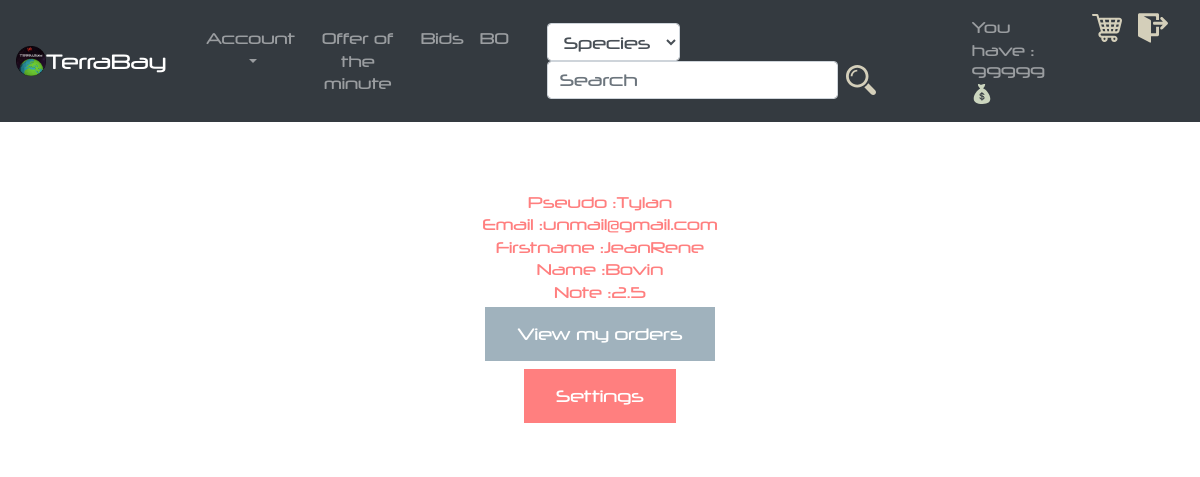
Screenshot of /controller/account_controller.php (signed in) with the database file from the repository.
### tables this page shows
CREATE TABLE IF NOT EXISTS `users` (
  `id_user` INT(11) NOT NULL AUTO_INCREMENT,
  `pseudo` VARCHAR(45) NOT NULL,
  `email` VARCHAR(45) NOT NULL,
  `firstname` VARCHAR(45) NOT NULL,
  `name` VARCHAR(45) NOT NULL,
  `note` DECIMAL(2,1) NOT NULL DEFAULT '2.5',
  `vote_nbr` INT(11) NULL DEFAULT 1,
  `password` VARCHAR(45) NOT NULL,
  `balance` DECIMAL(65,2) NOT NULL DEFAULT '2500.00',
  `status` ENUM('user', 'admin') NOT NULL DEFAULT 'user',
  `photo_path` VARCHAR(100) NULL,
  PRIMARY KEY (`id_user`));

### controller/account_controller.php (the view, shortened to what this page needs)
<?php
	include("../view/header.php");
	include("../view/account.php");
	echo "<center><h2>Your account informations</h2></center>
				<div id='box1'><br>";
	require_once("../controller/db_connexion.php");
  	$data = $db_connexion->query("SELECT * FROM users WHERE pseudo='".$_SESSION["pseudo"]."'")->fetch();
  	echo "Pseudo :".$data["pseudo"]."<br>
        	Email :".$data["email"]."<br>";
	$firstname = $data["firstname"];
	$name = $data["name"];
	$quote = [$firstname , $name];
	$firstname = $quote[0];
	$name = $quote[1];
	echo "Firstname :".$firstname."<br>
	Name :".$name."<br>
	Note :".$data["note"]."<br>";
	echo '<a href="../controller/controller_orders.php"><button class="button1" >View my orders</button></a>';
		echo "<form action='./account_settings.php' method='GET'>
						<button class='button2'>Settings</button>
					</form>";
		echo "<br>";
?>

### view/css/style.css (style rules this page uses)
body { background-image: url("../../view/images/background1.jpg"); background-size: 100%; color : white; overflow-X:hidden; font-family: "neuropol"; font-size: 15px; background-attachment: fixed; }
h2 { font-family: "telemarines"; }
#box1 { background-color :white; opacity: 0.5; border-radius: 5px; width :30%; text-align : center; margin:auto; color:red; }
.button1 { background-color: #43677d; border: none; color: white; padding: 15px 32px; text-align: center; text-decoration: none; display: inline-block; font-size: 16px; margin: 4px 2px; cursor: pointer; -webkit-transition-duration: 0.4s; transition-duration: 0.4s; opacity: 1; }
.button2 { background-color: red; border: none; color: white; padding: 15px 32px; text-align: center; text-decoration: none; display: inline-block; font-size: 16px; margin: 4px 2px; cursor: pointer; -webkit-transition-duration: 0.4s; transition-duration: 0.4s; opacity: 1; }

### rows the page displays
users: pseudo "Tylan", email "unmail@gmail.com", firstname "JeanRene", name "Bovin", note "2.5"

### other values shown
$_SESSION['monney'] "99999"
